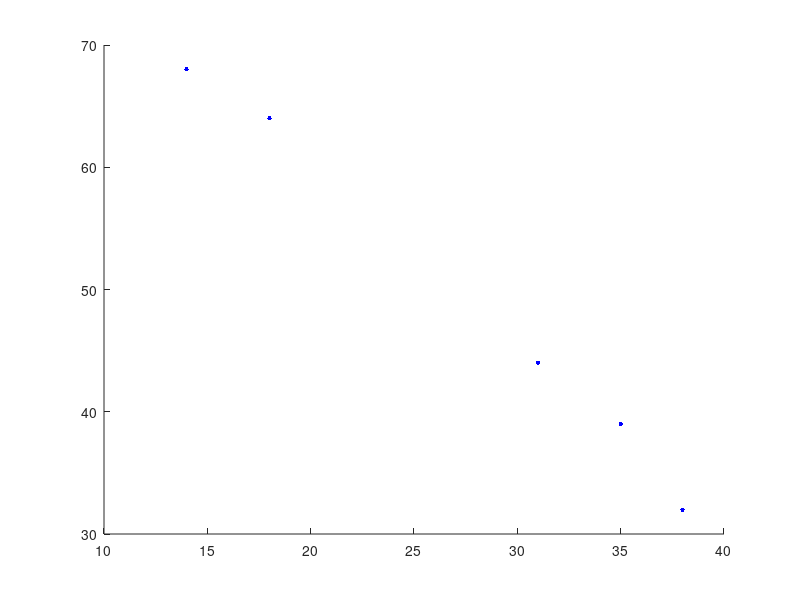

The MATLAB source for this figure: (Note: this script raises an error after producing the figure.)
% prevent the previous plot from dessapearing
% when the next one comes forward
hold on;

markersize = 10;
linewidth = 2;

% load the dataset (x and y vectors)
% load('data/data1.mat');
load('data/data12.mat');

% plot the dataset
for i = 1:length(x)
    plot(x(i), y(i), 'b', 'markersize', markersize);
end;

% plot Lagrange
a = min(x);
b = max(x);
step = (b - a) / 100;

interval = [a:step:b];
plot(interval, lagrange(x, y, interval),
    'b', 'linewidth', linewidth);

% get values to plot
satisfied = false;
while !satisfied
    printf('Input some x-values from the interval [%0.1f; %0.1f].\n', a, b);
    printf('Hint: Use Octave vector format to input more than one value.\n');
    x_val = input('');
    printf('\n');

    satisfied = true;

    for i = 1:length(x_val)
        if (x_val(i) < a || x_val(i) > b)
            printf('Your values exceed the interval. Try again\n\n');
            satisfied = false;
            break;
        endif;
    end;
end;

% plot requested values
for i = 1:length(x_val)
    x0 = x_val(i);
    L = lagrange(x, y, x0);
    plot(x0, L, 'r', 'markersize', markersize);
    printf('L(%d) = %d\n', x0, L);
end;
